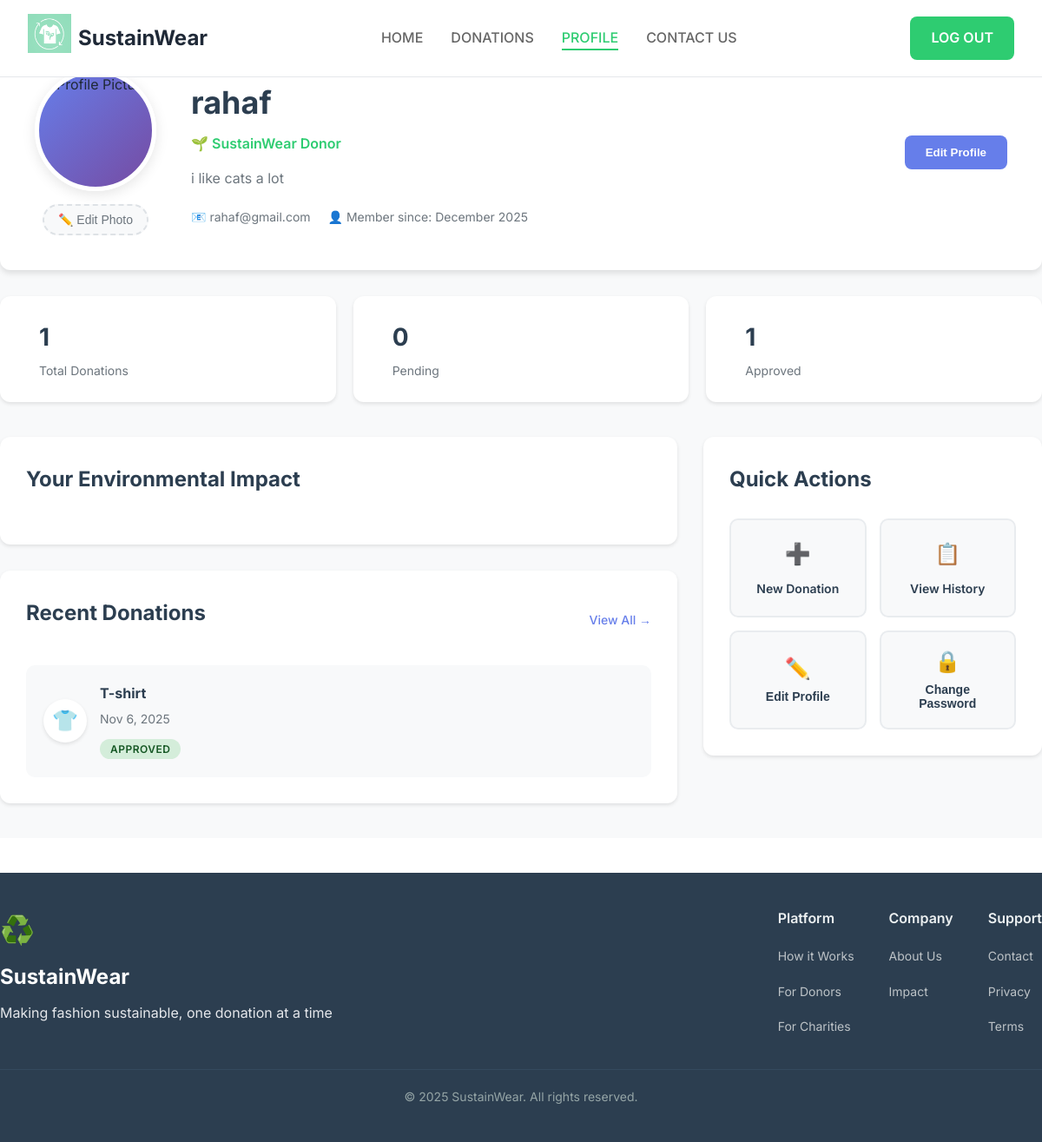
/profile.php (signed in), run on the app's committed database.
### tables this page shows
CREATE TABLE `users` (
  `user_id` int(11) NOT NULL,
  `username` varchar(50) NOT NULL,
  `email` varchar(100) NOT NULL,
  `userType` text NOT NULL,
  `password` varchar(255) NOT NULL,
  `created_at` timestamp NOT NULL DEFAULT current_timestamp()
);

CREATE TABLE `accounts` (
  `account_id` int(10) NOT NULL,
  `user_id` int(10) NOT NULL,
  `profilePicture` blob NOT NULL,
  `bio` text NOT NULL
);

CREATE TABLE `donations` (
  `donations_ID` int(11) NOT NULL,
  `account_id` int(10) NOT NULL,
  `clothing_type` varchar(100) NOT NULL,
  `item_condition` varchar(50) NOT NULL,
  `status` text NOT NULL,
  `description` text DEFAULT NULL,
  `images` blob DEFAULT NULL,
  `created_at` timestamp NOT NULL DEFAULT current_timestamp()
);

### profile.php (the view, shortened to what this page needs)
<?php
$user_id = $_SESSION['user_id'];
$conn = connectDB();
$user_data = [];
$user_sql = "SELECT username, email, userType FROM users WHERE user_id = ?";
if ($stmt = $conn->prepare($user_sql)) {
    $stmt->bind_param("i", $user_id);
    $stmt->execute();
    $result = $stmt->get_result();
    $user_data = $result->fetch_assoc();
}
$account_data = [];
$account_sql = "SELECT account_id, profilePicture, bio FROM accounts WHERE user_id = ?";
if ($stmt = $conn->prepare($account_sql)) {
    $stmt->bind_param("i", $user_id);
    $stmt->execute();
    $result = $stmt->get_result();
    $account_data = $result->fetch_assoc();
}
$stats = [
    'total_donations' => 0,
    'pending_donations' => 0,
    'approved_donations' => 0,
    'rejected_donations' => 0
];
if (!empty($account_data['account_id'])) {
    $account_id = $account_data['account_id'];
    $total_sql = "SELECT COUNT(*) as count FROM donations WHERE account_id = ?";
    if ($stmt = $conn->prepare($total_sql)) {
        $stmt->bind_param("i", $account_id);
        $stmt->execute();
        $result = $stmt->get_result();
        $row = $result->fetch_assoc();
        $stats['total_donations'] = $row['count'] ?? 0;
    }
    $pending_sql = "SELECT COUNT(*) as count FROM donations WHERE account_id = ? AND status = 'pending'";
    if ($stmt = $conn->prepare($pending_sql)) {
        $stmt->bind_param("i", $account_id);
        $stmt->execute();
        $result = $stmt->get_result();
        $row = $result->fetch_assoc();
        $stats['pending_donations'] = $row['count'] ?? 0;
    }
    $approved_sql = "SELECT COUNT(*) as count FROM donations WHERE account_id = ? AND status = 'approved'";
    if ($stmt = $conn->prepare($approved_sql)) {
        $stmt->bind_param("i", $account_id);
        $stmt->execute();
        $result = $stmt->get_result();
        $row = $result->fetch_assoc();
        $stats['approved_donations'] = $row['count'] ?? 0;
    }
}
$recent_donations = [];
if (!empty($account_data['account_id'])) {
    $recent_sql = "SELECT * FROM donations WHERE account_id = ? ORDER BY created_at DESC LIMIT 3";
    if ($stmt = $conn->prepare($recent_sql)) {
        $stmt->bind_param("i", $account_data['account_id']);
        $stmt->execute();
        $result = $stmt->get_result();
        while ($row = $result->fetch_assoc()) {
            $recent_donations[] = $row;
        }
    }
}
?>
<!DOCTYPE html>
<html lang="en">
<head>
    <link rel="stylesheet" href="css/style.css">
    <link rel="stylesheet" href="css/profile.css">
</head>
<body>
   <?php
        include 'headerAndFooter/loggedInHeader.php';
   ?>
    <main class="profile-main">
        <div class="container">
            <div class="profile-header">
                <div class="profile-image-section">
                    <div class="profile-image">
                        <?php if (!empty($account_data['profilePicture'])): ?>
                            <img src="<?php echo htmlspecialchars($account_data['profilePicture']); ?>" alt="Profile Picture">
                        <?php endif; ?>
                    </div>
                    <button class="edit-photo-btn">✏️ Edit Photo</button>
                </div>
                <div class="profile-info">
                    <h1><?php echo htmlspecialchars($user_data['username'] ?? 'User'); ?></h1>
                    <p class="profile-role">🌱 SustainWear Donor</p>
                    <?php if (!empty($account_data['bio'])): ?>
                        <p class="profile-bio"><?php echo htmlspecialchars($account_data['bio']); ?></p>
                    <?php else: ?>
                        <p class="profile-bio">No bio yet. <a href="#" class="edit-link">Add a bio</a></p>
                    <?php endif; ?>
                    <div class="profile-contact">
                        <p>📧 <?php echo htmlspecialchars($user_data['email'] ?? 'No email'); ?></p>
                        <p>👤 Member since: <?php echo date('F Y'); ?></p>
                    </div>
                </div>
                <div class="profile-actions">
                    <button class="btn-edit-profile">Edit Profile</button>
                </div>
            </div>
            <div class="stats-overview">
                <div class="stat-card">
                    <div class="stat-info">
                        <h3><?php echo $stats['total_donations']; ?></h3>
                        <p>Total Donations</p>
                    </div>
                </div>
                <div class="stat-card">
                    <div class="stat-info">
                        <h3><?php echo $stats['pending_donations']; ?></h3>
                        <p>Pending</p>
                    </div>
                </div>
                <div class="stat-card">
                    <div class="stat-info">
                        <h3><?php echo $stats['approved_donations']; ?></h3>
                        <p>Approved</p>
                    </div>
                </div>
            </div>
            <div class="profile-content">
                <div class="profile-left">
                    <div class="impact-section">
                        <h2>Your Environmental Impact</h2>
                    </div>
                    <div class="recent-section">
                        <div class="section-header">
                            <h2>Recent Donations</h2>
                            <a href="donationHistory.php" class="view-all">View All →</a>
                        </div>
                        <?php if (count($recent_donations) > 0): ?>
                            <div class="recent-donations">
                                <?php foreach ($recent_donations as $donation): ?>
                                    <div class="recent-item">
                                        <div class="recent-icon">
                                            <?php
                                            $emoji = '👕';
                                            $type = strtolower($donation['clothing_type']);
                                            if ($type == 't-shirt') $emoji = '👕';
                                            echo $emoji;
                                            ?>
                                        </div>
                                        <div class="recent-details">
                                            <h4><?php echo htmlspecialchars(ucwords($donation['clothing_type'])); ?></h4>
                                            <p class="recent-date"><?php echo date('M j, Y', strtotime($donation['created_at'])); ?></p>
                                            <span class="status-badge <?php echo $donation['status']; ?>">
                                                <?php echo ucfirst($donation['status']); ?>
                                            </span>
                                        </div>
                                    </div>
                                <?php endforeach; ?>
                            </div>
                        <?php endif; ?>
                    </div>
                </div>
                <div class="profile-right">
                    <div class="quick-actions">
                        <h2>Quick Actions</h2>
                        <div class="action-buttons">
                            <a href="donate.php" class="action-btn">
                                <span class="action-icon">➕</span>
                                <span class="action-text">New Donation</span>
                            </a>
                            <a href="donationHistory.php" class="action-btn">
                                <span class="action-icon">📋</span>
                                <span class="action-text">View History</span>
                            </a>
                            <button class="action-btn" id="edit-profile-btn">
                                <span class="action-icon">✏️</span>
                                <span class="action-text">Edit Profile</span>
                            </button>
                            <button class="action-btn" id="change-password-btn">
                                <span class="action-icon">🔒</span>
                                <span class="action-text">Change Password</span>
                            </button>
                        </div>
                    </div>
    </main>
    <footer class="footer">
        <div class="container">
            <div class="footer-content">
                <div class="footer-brand">
                    <div class="logo">♻️</div>
                    <h3>SustainWear</h3>
                    <p>Making fashion sustainable, one donation at a time</p>
                </div>
                <div class="footer-links">
                    <div class="link-group">
                        <h4>Platform</h4>
                        <a href="#">How it Works</a>
                        <a href="#">For Donors</a>
                        <a href="#">For Charities</a>
                    </div>
                    <div class="link-group">
                        <h4>Company</h4>
                        <a href="AboutUs.html">About Us</a>
                        <a href="#">Impact</a>
                    </div>
                    <div class="link-group">
                        <h4>Support</h4>
                        <a href="ContactUs.php">Contact</a>
                        <a href="Legal.php">Privacy</a>
                        <a href="Legal.php">Terms</a>
                    </div>
                </div>
            </div>
            <div class="footer-bottom">
                <p>&copy; 2025 SustainWear. All rights reserved.</p>
            </div>
        </div>
    </footer>
</body>
</html>

### css/style.css (style rules this page uses)
:root { --primary: #10B981; --primary-dark: #059669; --secondary: #3B82F6; --dark: #1F2937; --light: #F9FAFB; --gray: #6B7280; --gray-light: #E5E7EB; --white: #FFFFFF; --shadow: 0 10px 25px rgba(0, 0, 0, 0.05); --shadow-lg: 0 20px 40px rgba(0, 0, 0, 0.1); }
* { margin: 0; padding: 0; box-sizing: border-box; }
body { font-family: 'Inter', sans-serif; line-height: 1.6; color: var(--dark); background: var(--white); }
.logo { font-size: 1.5rem; }
.container { max-width: 1200px; margin: 0 auto; }
.section-header { text-align: center; margin-bottom: 4rem; }
.section-header h2 { font-size: 2.5rem; font-weight: 700; margin-bottom: 1rem; color: var(--dark); }
.footer { background: var(--dark); color: var(--white); padding: 4rem 2rem 2rem; }
.footer-content { display: grid; grid-template-columns: 1fr 2fr; gap: 4rem; margin-bottom: 3rem; }
.footer-brand .logo { font-size: 2rem; margin-bottom: 1rem; }
.footer-brand h3 { margin-bottom: 1rem; }
.footer-brand p { color: var(--gray-light); line-height: 1.6; }
.footer-links { display: grid; grid-template-columns: repeat(3, 1fr); gap: 2rem; }
.link-group h4 { margin-bottom: 1rem; font-weight: 600; }
.link-group a { display: block; color: var(--gray-light); text-decoration: none; margin-bottom: 0.5rem; transition: color 0.3s ease; }
.footer-bottom { border-top: 1px solid #374151; padding-top: 2rem; text-align: center; color: var(--gray-light); }

### headerAndFooter/loggedInHeader.php (style rules this page uses)
:root { --primary: #2ecc71; --gray: #666; }

### data on the page
users: username "rahaf", email "rahaf@gmail.com"
accounts: bio "i like cats a lot"
donations: clothing_type "👕", clothing_type "T-shirt", created_at "Nov 6, 2025", status "APPROVED"

### other printed values
$stats['total_donations'] "1"
$stats['pending_donations'] "0"
$stats['approved_donations'] "1"
